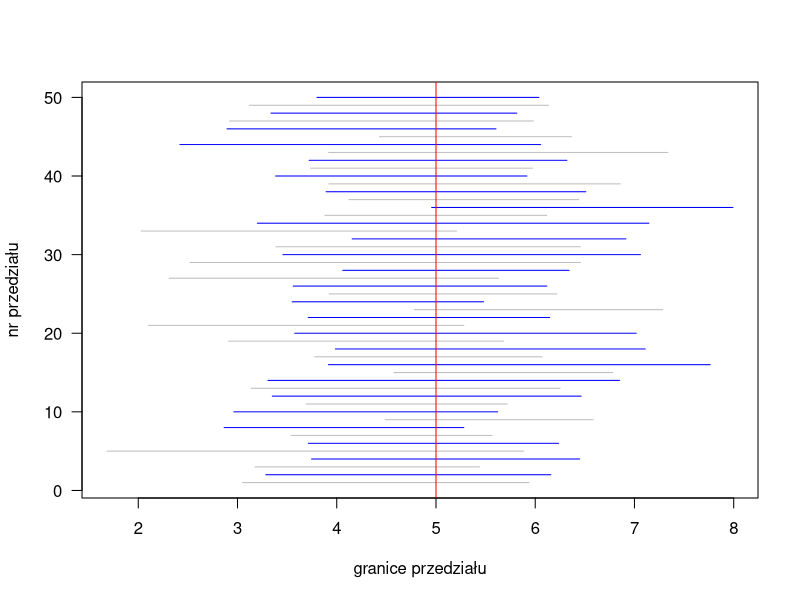

Recreate this plot in R.
# zadanie 7
mi = 5;
sigma = 2;
alpha = 0.05;
N = 10000;
n = 10;
ile_wpada = replicate(N,{x = rnorm(n,mi,sigma)
                        przedz = t.test(x, conf.level = 1 - alpha)$conf
                        mi>=przedz[1] & mi<=przedz[2]
                        })
ile_wpada[1:20]
sum(ile_wpada)/N

# zadanie 8
mi = 5;
sigma = 2;
alpha = 0.05;
N = 50;
n = 10;
wyniki = replicate(N,{x = rnorm(n,mi,sigma)
         t.test(x, conf.level = 1 - alpha)$conf
         })
dim(wyniki)
matplot(wyniki, rbind(1:N, 1:N), type='l', lty=1, col=c("grey", "blue"), 
        las=1, xlab="granice przedziału", ylab="nr przedziału")
abline(v=mi, col='red')

